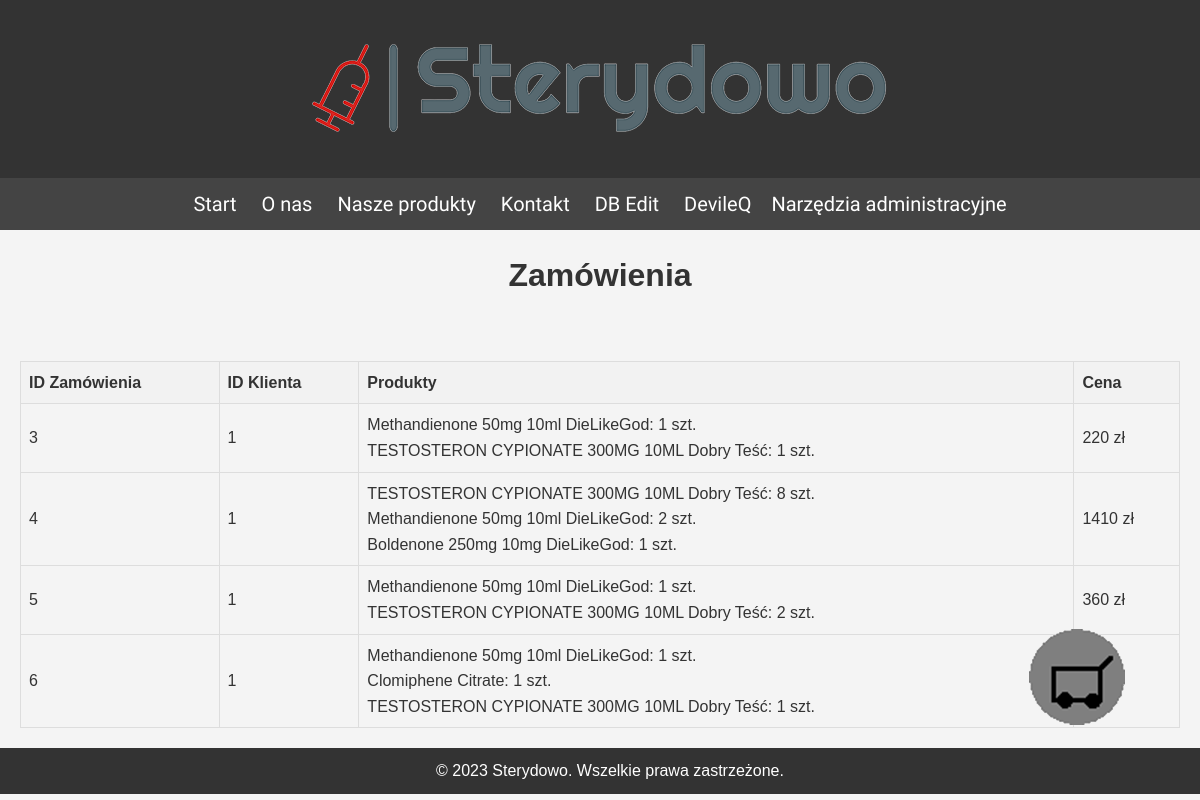
/orders.php (signed in), run on the app's committed database.
### tables this page shows
CREATE TABLE `zamowienia` (
  `id_zamowienia` int(11) NOT NULL,
  `id_klienta` int(11) NOT NULL,
  `zamowienie` text NOT NULL,
  `cena` int(11) NOT NULL
);

CREATE TABLE `produkty` (
  `id_produktu` int(255) NOT NULL,
  `nazwa` varchar(255) NOT NULL,
  `cena` int(255) NOT NULL,
  `img` varchar(255) NOT NULL,
  `opis` text NOT NULL,
  `producent` varchar(255) NOT NULL,
  `kategoria` varchar(255) NOT NULL
);

### orders.php (the view, shortened to what this page needs)
<!DOCTYPE html>
<html lang="pl">
<head>
    <link rel="stylesheet" href="style.css">
</head>
<body>
    <header>
        <img src="img/logolowres.png">
    </header>
    <nav>
        <a href="index.php">
            Start
        </a>
        <a href="onas.php">
            O nas
        </a>
        <a href="produkty.php">
            Nasze produkty
        </a>
        <a href="kontakt.php">
            Kontakt
        </a>
        <a href="dbedit.php">
            DB Edit
        </a>
        <?php
            if (!isset($_SESSION["username"])) {
                echo '<a href="login.php">Zaloguj</a>';
            }else{
                echo '<a href="user.php">'.$_SESSION["username"].'</a>';
            }
            if ($_SESSION["isAdmin"]== 1) {
                echo '<a href="admintools.php">Narzędzia administracyjne</a>';
            }else{
            }
        ?>
    </nav>
    <section>
        <h1>
            Zamówienia
        </h1>
    </section>
    <main>
<?php
$servername = "127.0.0.1";
$username = "root";
$password = "";
$dbname = "sterydowo";
$conn = new mysqli($servername, $username, $password, $dbname);
$sql = "SELECT zamowienia.id_zamowienia, zamowienia.id_klienta, zamowienia.zamowienie, zamowienia.cena, GROUP_CONCAT(produkty.nazwa) AS produkty
        FROM zamowienia
        INNER JOIN produkty ON FIND_IN_SET(produkty.id_produktu, zamowienia.zamowienie)
        GROUP BY zamowienia.id_zamowienia";
$result = $conn->query($sql);
if ($result->num_rows > 0) {
    echo '<table border="1">';
    echo '<tr><th>ID Zamówienia</th><th>ID Klienta</th><th>Produkty</th><th>Cena</th></tr>';
    while ($row = $result->fetch_assoc()) {
        echo '<tr>';
        echo '<td>' . $row['id_zamowienia'] . '</td>';
        echo '<td>' . $row['id_klienta'] . '</td>';
        $orderProducts = array_count_values(explode(',', $row['zamowienie']));
        echo '<td>';
        foreach ($orderProducts as $productId => $quantity) {
            $productName = fetchProductName($conn, $productId);
            echo $productName . ': ' . $quantity . ' szt.<br>';
        }
        echo '</td>';
        echo '<td>' . $row['cena'] . ' zł</td>';
        echo '</tr>';
    }
    echo '</table>';
} else {
    echo 'Brak zamówień do wyświetlenia.';
}
function fetchProductName($conn, $productId) {
    $sql = "SELECT nazwa FROM produkty WHERE id_produktu = '$productId'";
    $result = $conn->query($sql);
    if ($result->num_rows > 0) {
        $row = $result->fetch_assoc();
        return $row['nazwa'];
    } else {
        return 'Produkt nieznany';
    }
}
?>
    </main>
    <footer>
        <p>
        © 2023 Sterydowo. Wszelkie prawa zastrzeżone.
        </p>
    </footer>
    <div class="cart">
        <a href="cart.php">
            <img src="img/koszyk.png">
        </a>
    </div>
</body>
</html>

### style.css (style rules this page uses)
body, h1, h2, h3, p, ul, li { margin: 0; padding: 0; }
body { font-family: Arial, sans-serif; line-height: 1.6; background-color: #f4f4f4; color: #333; }
header { background-color: #333; color: #fff; padding: 10px; text-align: center; }
nav { background-color: #444; padding: 10px; text-align: center; }
nav a { color: #fff; text-decoration: none; margin: 0 10px; font-family: Black Ops One ; font-size: 20px; }
main { padding: 20px; }
footer { background-color: #333; color: #fff; padding: 10px; text-align: center; bottom: 0; width: 100%; margin: 0px; }
.cart img { position: fixed; bottom: 75px; right: 75px; }
section h1 { text-align: center; padding: 20px; font-size: 32px; }
table { width: 100%; border-collapse: collapse; margin-top: 20px; }
th, td { border: 1px solid #dddddd; text-align: left; padding: 8px; }
th { background-color: #f2f2f2; }

### data on the page
zamowienia: id_zamowienia "3", id_klienta "1", zamowienie "1", cena "220"
produkty: nazwa "Methandienone 50mg 10ml DieLikeGod"
produkty: nazwa "TESTOSTERON CYPIONATE 300MG 10ML Dobry Teść"
zamowienia: id_zamowienia "4", id_klienta "1", zamowienie "8", zamowienie "2", zamowienie "1", cena "1410"
produkty: nazwa "Boldenone 250mg 10mg DieLikeGod"
zamowienia: id_zamowienia "5", id_klienta "1", zamowienie "1", zamowienie "2", cena "360"
zamowienia: id_zamowienia "6", id_klienta "1", zamowienie "1"
produkty: nazwa "Clomiphene Citrate"

### other printed values
$_SESSION["username"] "DevileQ"
